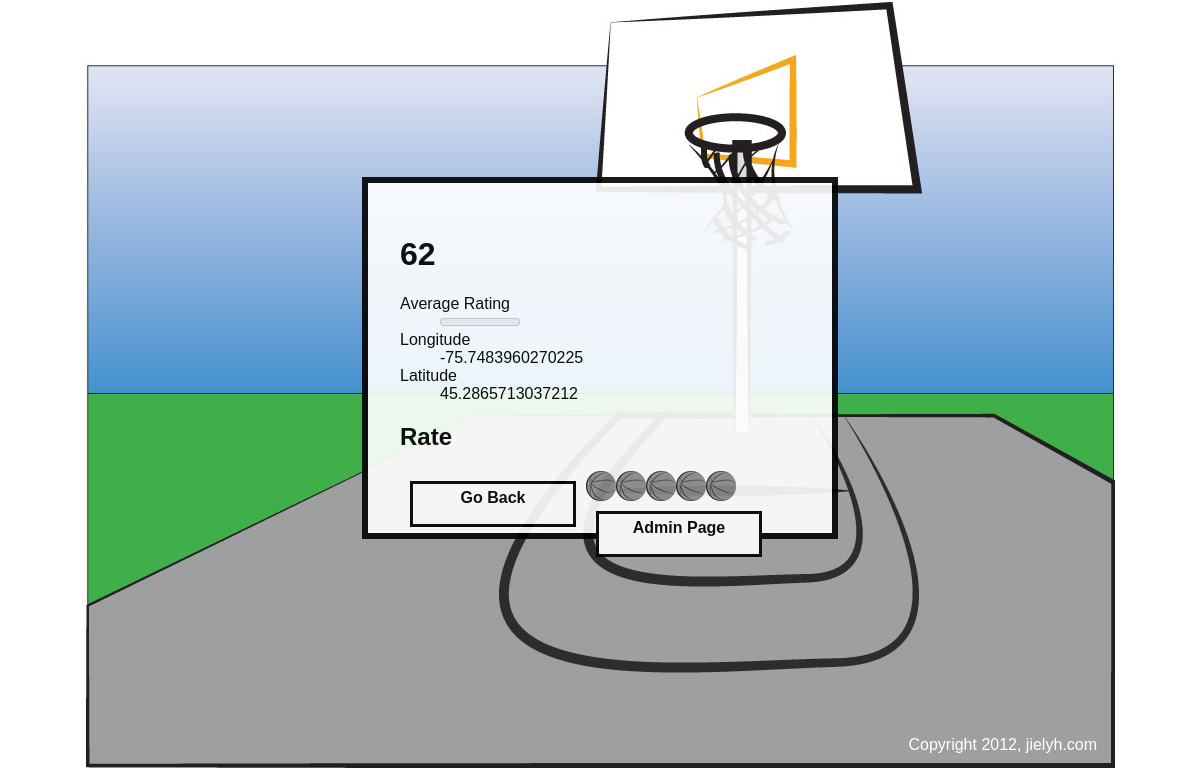
/single.php?id=62, run on the app's committed database.
### tables this page shows
CREATE TABLE IF NOT EXISTS `open_data_app` (
  `id` int(255) NOT NULL AUTO_INCREMENT,
  `name` varchar(200) NOT NULL,
  `address` varchar(200) NOT NULL,
  `longitude` double NOT NULL,
  `latitude` double NOT NULL,
  `rate_count` int(11) NOT NULL,
  `rate_total` int(11) NOT NULL,
  PRIMARY KEY (`id`)
);

### www/single.php (the view, shortened to what this page needs)
<?php
$id = filter_input(INPUT_GET, 'id', FILTER_SANITIZE_NUMBER_INT);
require_once 'includes/db.php';
$sql = $db->prepare('
	SELECT id, longitude, latitude, rate_count, rate_total
	FROM open_data_app
	WHERE id = :id
');
$sql->bindValue(':id', $id, PDO::PARAM_INT);
$sql->execute();
$results = $sql->fetch();
if ($results['rate_count'] > 0) {
	$rating = round($results['rate_total'] / $results['rate_count']);
} else {
	$rating = 0;
}
$cookie = get_rate_cookie();
?><!DOCTYPE HTML>
<html>
<head>
    <link href="css/public.css" rel="stylesheet">
</head>
<body>
	<div class="insingle">
        <h1><?php echo $results['id']; ?></h1>
        <dl>
		<dt>Average Rating</dt><dd><meter value="<?php echo $rating; ?>" min="0" max="5"><?php echo $rating; ?> out of 5</meter></dd>
		<dt>Longitude</dt><dd><?php echo $results['longitude']; ?></dd>
		<dt>Latitude</dt><dd><?php echo $results['latitude']; ?></dd>
	</dl>
	<?php if (isset($cookie[$id])) : ?>
	<h2>Your rating</h2>
	<ol class="rater rater-usable">
		<?php for ($i = 1; $i <= 5; $i++) : ?>
			<?php $class = ($i <= $cookie[$id]) ? 'is-rated' : ''; ?>
			<li class="rater-level <?php echo $class; ?>"></li>
		<?php endfor; ?>
	</ol>
	<?php else : ?>
	<h2>Rate</h2>
	<ol class="rater rater-usable">
		<?php for ($i = 1; $i <= 5; $i++) : ?>
		<li class="rater-level"><a href="rate.php?id=<?php echo $results['id']; ?>&rate=<?php echo $i; ?>"></a></li>
		<?php endfor; ?>
	</ol>
    <?php endif; ?>
        <div class="login buttons-css">
        	<a href="index.php">Go Back</a>
    	</div>
        <div class="login buttons-css">
        	<a href="admin/index.php">Admin Page</a>
    	</div>
    </div>
    <footer>Copyright 2012, jielyh.com</footer>
</body>
</html>

### www/css/public.css (style rules this page uses)
body { width: 1024px; height: 768px; margin: 0 auto; padding: 1px; font-family:Tahoma, Geneva, sans-serif; background:url(../images/background.jpg) no-repeat center center; position:relative; }
.buttons-css { margin: 10px;; padding:5px; border: 3px solid #000; width: 150px; height: 30px; background-color: #FFF; text-align:center; font-weight:bold; }
.buttons-css a { color: #000; text-decoration: none; }
.rater { display: inline-block; margin: 0; padding: 0; vertical-align: middle; list-style-type: none; line-height: 1; }
.rater-level { float: left; height:30px; width: 30px; background:url(../images/rate1.png) no-repeat; color: #666; }
.rater-level a, .rater-level a:link, .rater-level a:visited { color: #666; text-decoration: none; display: inline-block; width: 30px; height: 30px; }
.login { float: left; }
.insingle { border: 6px solid #000; background-color:#FFFFFF; padding: 2em; opacity: 0.9; width: 400px; margin: 0 auto; margin-top: 11em; }
footer { position: absolute; bottom: 1em; right: 1em; color: #FFF; }

### data on the page
open_data_app: id "62", longitude "-75.7483960270225", latitude "45.2865713037212"
